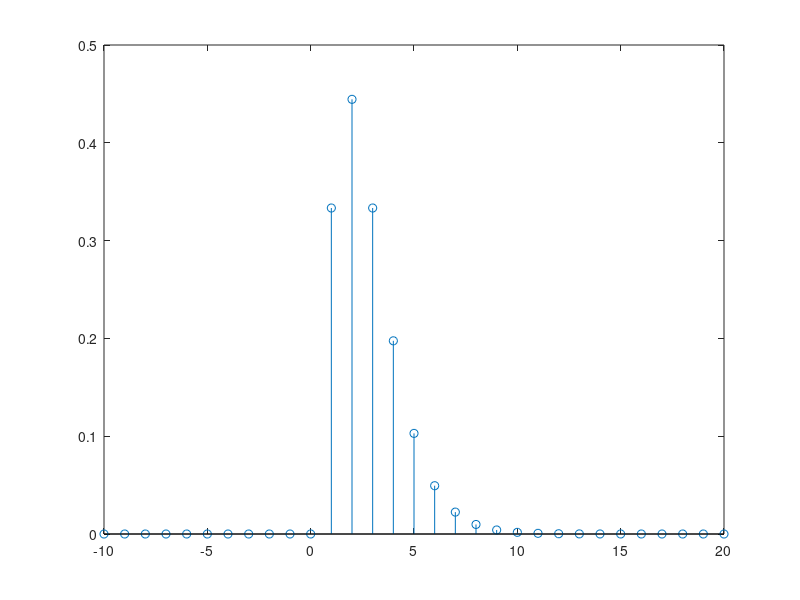

This chart was generated by the following MATLAB code:
function B2
clc;clear all;close all;
n1 = -10 ; 
n2 = 20 ; 
n = n1:n2;
a = 1/3 ; 
function [x,n] = stepseq(n0,n1,n2)
% Generates x(n) = u(n-n0); n1 <= n <= n2
% ------------------------------------------
% [x,n] = stepseq(n0,n1,n2)
%
n = [n1:n2]; x = [(n-n0) >= 0];
end
[x,n] = stepseq(0,n1,n2);
y = (n.^2).*(a.^n).*x ;     
stem(n,y);
end